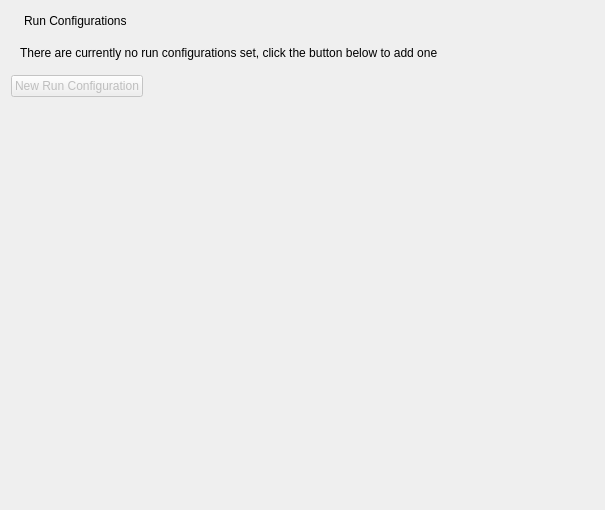
<?xml version="1.0" encoding="UTF-8"?>
<ui version="4.0">
 <class>Run</class>
 <widget class="QWidget" name="Run">
  <property name="geometry">
   <rect>
    <x>0</x>
    <y>0</y>
    <width>605</width>
    <height>510</height>
   </rect>
  </property>
  <property name="windowTitle">
   <string>Form</string>
  </property>
  <layout class="QVBoxLayout" name="verticalLayout_2">
   <item>
    <layout class="QHBoxLayout" name="horizontalLayout_2">
     <item>
      <widget class="QLabel" name="label">
       <property name="text">
        <string/>
       </property>
       <property name="pixmap">
        <pixmap resource="icons.qrc">:/icons/run.png</pixmap>
       </property>
      </widget>
     </item>
     <item>
      <widget class="QLabel" name="label_2">
       <property name="text">
        <string>Run Configurations</string>
       </property>
      </widget>
     </item>
     <item>
      <spacer name="horizontalSpacer">
       <property name="orientation">
        <enum>Qt::Horizontal</enum>
       </property>
       <property name="sizeHint" stdset="0">
        <size>
         <width>40</width>
         <height>20</height>
        </size>
       </property>
      </spacer>
     </item>
    </layout>
   </item>
   <item>
    <widget class="QWidget" name="runConfigurations" native="true">
     <layout class="QVBoxLayout" name="verticalLayout">
      <item>
       <widget class="QLabel" name="label_3">
        <property name="text">
         <string>There are currently no run configurations set, click the button below to add one</string>
        </property>
       </widget>
      </item>
     </layout>
    </widget>
   </item>
   <item>
    <layout class="QHBoxLayout" name="horizontalLayout_3">
     <item>
      <widget class="QPushButton" name="addRunConfigurationButton">
       <property name="enabled">
        <bool>false</bool>
       </property>
       <property name="text">
        <string>New Run Configuration</string>
       </property>
       <property name="icon">
        <iconset resource="icons.qrc">
         <normaloff>:/icons/small_add.png</normaloff>:/icons/small_add.png</iconset>
       </property>
      </widget>
     </item>
     <item>
      <spacer name="horizontalSpacer_2">
       <property name="orientation">
        <enum>Qt::Horizontal</enum>
       </property>
       <property name="sizeHint" stdset="0">
        <size>
         <width>40</width>
         <height>20</height>
        </size>
       </property>
      </spacer>
     </item>
    </layout>
   </item>
   <item>
    <spacer name="verticalSpacer">
     <property name="orientation">
      <enum>Qt::Vertical</enum>
     </property>
     <property name="sizeHint" stdset="0">
      <size>
       <width>20</width>
       <height>401</height>
      </size>
     </property>
    </spacer>
   </item>
  </layout>
 </widget>
 <resources>
  <include location="icons.qrc"/>
 </resources>
 <connections>
  <connection>
   <sender>addRunConfigurationButton</sender>
   <signal>pressed()</signal>
   <receiver>Run</receiver>
   <slot>addRunConfiguration()</slot>
   <hints>
    <hint type="sourcelabel">
     <x>57</x>
     <y>101</y>
    </hint>
    <hint type="destinationlabel">
     <x>696</x>
     <y>169</y>
    </hint>
   </hints>
  </connection>
 </connections>
 <slots>
  <slot>addRunConfiguration()</slot>
 </slots>
</ui>
